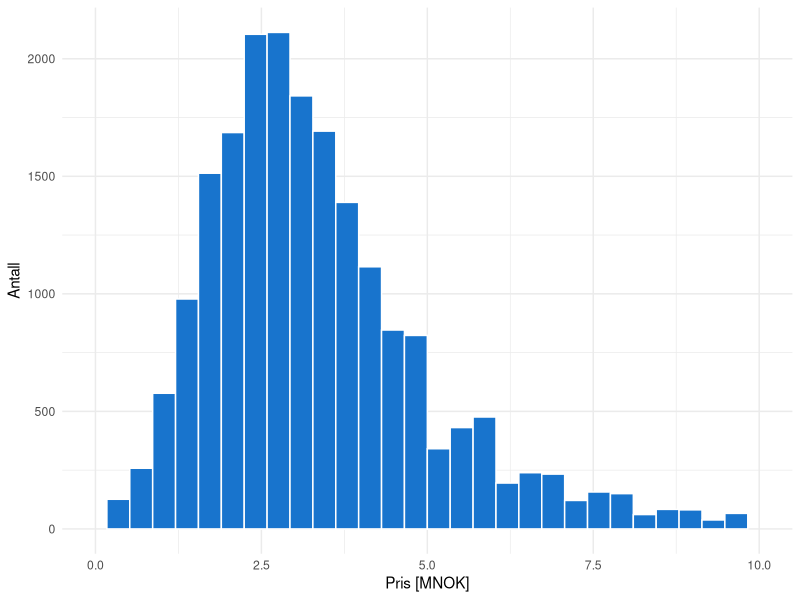
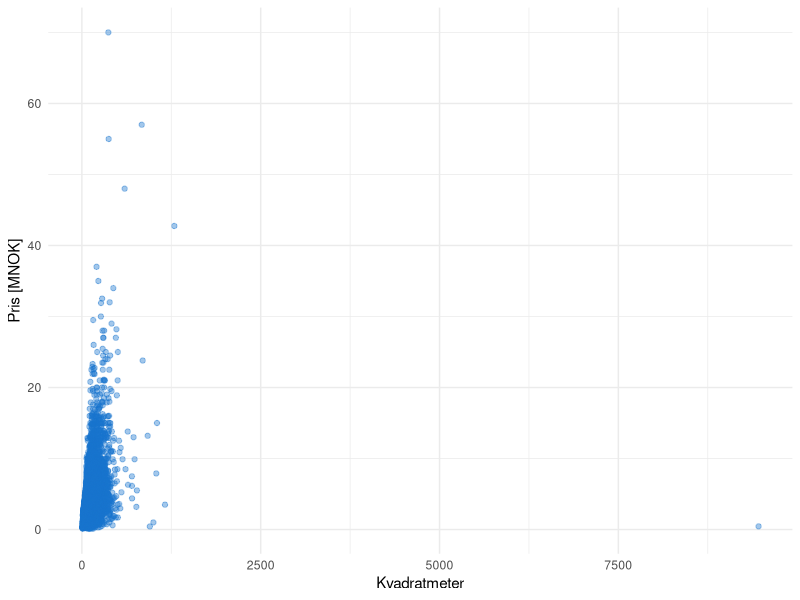

Write R code to recreate these figures, in order. (Note: this script raises an error after producing the figures.)
#################### #
# Attach packages ----
#################### #

library(tidyverse)
library(readxl)
library(writexl)
library(skimr)

#################### #
# Exercise 1 - Import more data sets ----
#################### #

houses_raw     <- read_excel("input/houses.xlsx")
geo_raw        <- read_excel("input/geo.xlsx")
zip_raw        <- read_excel("input/zip.xlsx")
income_raw     <- read_excel("input/income.xlsx")
attributes_raw <- read_excel("input/attributes.xlsx")

#################### #
# Exercise 2 - Select relevant variables ----
#################### #

geo <- geo_raw %>% 
  select(id, kommune_no, kommune_name, fylke_no, fylke_name)

income <- income_raw %>% 
  select(zip_no      = postnr,
         avg_income  = gjsnitt_inntekt,
         avg_fortune = gjsnitt_formue)

zip        <- zip_raw
attributes <- attributes_raw

#################### #
# Exercise 3 - Merge data ----
#################### #

# Important to join zip before income
houses <- houses_raw %>% 
  left_join(geo,        by = "id") %>%
  left_join(zip,        by = "id") %>% 
  left_join(income,     by = "zip_no") %>%
  left_join(attributes, by = "id")

##################################### #
# Exercise  4 ---- Prep and plot
##################################### #

houses_output <- houses %>% 
  mutate(debt    = ifelse(is.na(debt), 0, debt),
         expense = ifelse(is.na(expense), 0, expense),
         tot_price         = price + debt, 
         tot_price_per_sqm = tot_price/sqm) %>% 
  drop_na()

houses_output %>% 
  ggplot(aes(x = tot_price/1000000)) +
  geom_histogram(fill = "dodgerblue3", color = "white") +
  labs(x = "Pris [MNOK]",
       y = "Antall") +
  xlim(0, 10) +
  theme_minimal()

houses_output %>% 
  ggplot(aes(x = sqm, y = tot_price/1000000)) +
  geom_point(color = "dodgerblue3", alpha = 0.4) +
  labs(x = "Kvadratmeter",
       y = "Pris [MNOK]") +
  theme_minimal()

houses_output %>% 
  ggplot(aes(x = log(sqm), y = log(tot_price/1000000))) +
  geom_point(color = "dodgerblue3", alpha = 0.4) +
  labs(x = "log(Kvadratmeter)",
       y = "log(Pris [MNOK])") +
  theme_minimal()


##################################### #
# Optional Exercise - Create feature ----
##################################### #

# Two suggestions for finding number of houses nearby

# Suggestion 1: Number of houses within zip number
houses_within_zip <- houses_output %>% 
  count(zip_no, name = "n_houses_per_zip")

houses_output_zip <- houses_output %>% 
  left_join(houses_within_zip, by = "zip_no")

# Suggestion 2: Number of houses within 1500 meter
library(sf)

houses_sf <- houses_output %>% 
  st_as_sf(coords = c("lng", "lat"),
           crs    = 4326)
  
houses_within_radius <- houses_sf %>% 
  st_transform(25833) %>% 
  st_buffer(1500) %>% 
  st_transform(4326) %>% 
  st_intersection(houses_sf) %>% 
  st_set_geometry(NULL) %>% 
  count(id, name = "n_houses_nearby")

houses_output_nearby <- houses_output %>% 
  left_join(houses_within_radius, by = "id")

  
#################### #
# Excerise 5 - Write data to excel ----
#################### #

write_xlsx(houses_output, "temp/houses_exercise.xlsx")
